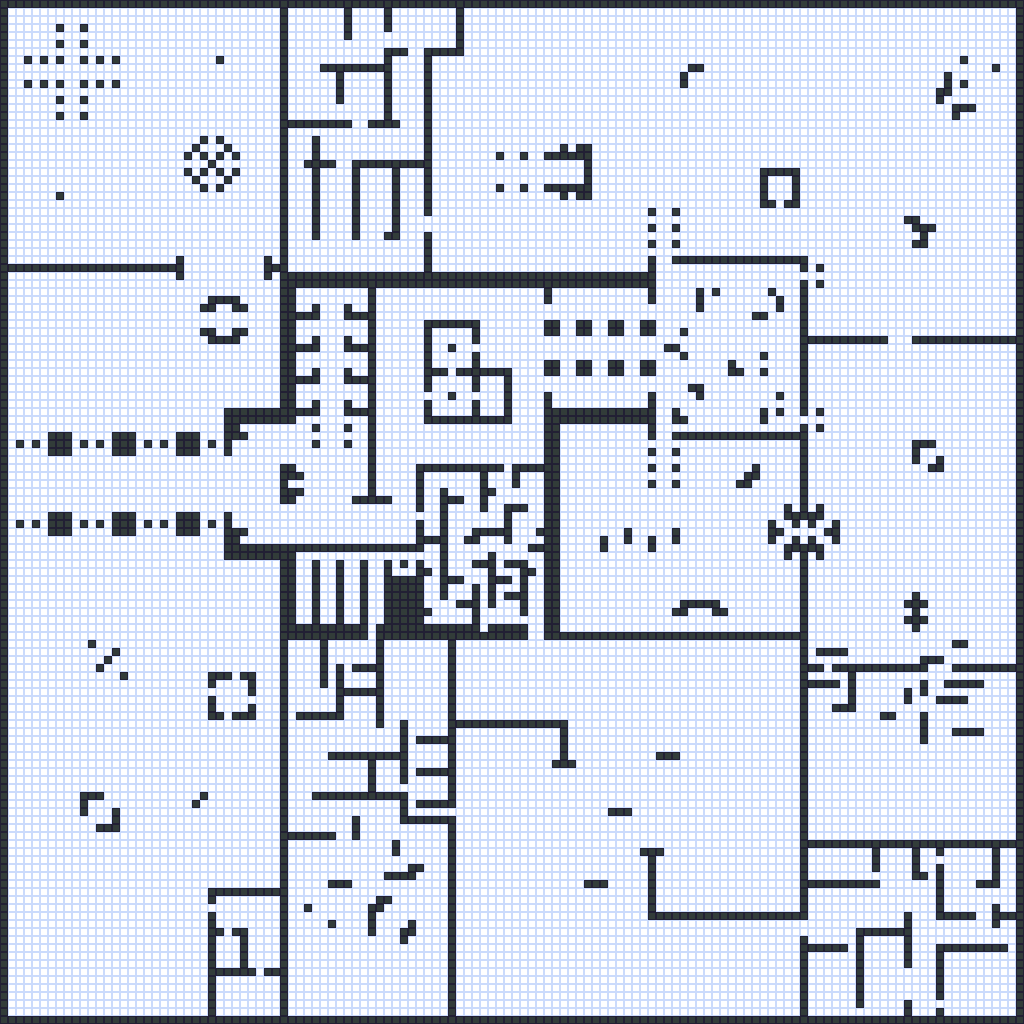

A 2D game scene composited from a Tiled map and its tileset images. What follows is a short description and the map's XML, with each tile layer's data collapsed to a summary:
An orthogonal 128x128 tile map with 8x8 px tiles, 1 tile layer (tile) and 32 objects (16x spawn, 8x gun0, 4x gun1, 2x gun2, gun3, ...).

<map version="1.4" tiledversion="1.4.1" orientation="orthogonal" renderorder="right-down" width="128" height="128" tilewidth="8" tileheight="8" infinite="0" nextlayerid="3" nextobjectid="35">
 <tileset firstgid="1" name="tilemap" tilewidth="8" tileheight="8" tilecount="2" columns="2">
  <image source="tilemap.png" width="16" height="8" />
 </tileset>
 <layer id="1" name="tile" width="128" height="128">
  <data>[16384 cells, 16384 non-empty, 2 distinct tile ids]</data>
 </layer>
 <objectgroup id="2" name="gameObjects">
  <object id="1" type="spawn" x="222.5" y="317.5">
   <point />
  </object>
  <object id="3" type="spawn" x="71" y="69">
   <point />
  </object>
  <object id="4" type="spawn" x="359" y="303">
   <point />
  </object>
  <object id="5" type="spawn" x="465" y="613.5">
   <point />
  </object>
  <object id="6" type="spawn" x="487" y="393.5">
   <point />
  </object>
  <object id="7" type="spawn" x="780.5" y="189.5">
   <point />
  </object>
  <object id="8" type="spawn" x="551" y="173">
   <point />
  </object>
  <object id="9" type="spawn" x="583.5" y="458">
   <point />
  </object>
  <object id="10" type="spawn" x="970" y="319">
   <point />
  </object>
  <object id="11" type="spawn" x="878.5" y="757.5">
   <point />
  </object>
  <object id="12" type="spawn" x="956.5" y="898">
   <point />
  </object>
  <object id="13" type="spawn" x="727.5" y="750">
   <point />
  </object>
  <object id="14" type="spawn" x="531" y="978.5">
   <point />
  </object>
  <object id="15" type="spawn" x="362.5" y="734">
   <point />
  </object>
  <object id="16" type="spawn" x="95" y="934.5">
   <point />
  </object>
  <object id="17" type="spawn" x="73.3333" y="585.333">
   <point />
  </object>
  <object id="18" type="gun0" x="292" y="484">
   <point />
  </object>
  <object id="19" type="gun0" x="226.667" y="322">
   <point />
  </object>
  <object id="20" type="gun0" x="230.667" y="708">
   <point />
  </object>
  <object id="21" type="gun1" x="232.667" y="959.333">
   <point />
  </object>
  <object id="23" type="gun1" x="326" y="602">
   <point />
  </object>
  <object id="24" type="gun0" x="572" y="170">
   <point />
  </object>
  <object id="25" type="gun1" x="702" y="623.333">
   <point />
  </object>
  <object id="26" type="gun2" x="312.667" y="54.6667">
   <point />
  </object>
  <object id="27" type="gun2" x="356" y="962">
   <point />
  </object>
  <object id="28" type="gun3" x="972.667" y="805.333">
   <point />
  </object>
  <object id="29" type="gun4" x="971.333" y="995.333">
   <point />
  </object>
  <object id="30" type="gun0" x="980" y="82">
   <point />
  </object>
  <object id="31" type="gun0" x="927.333" y="457.333">
   <point />
  </object>
  <object id="32" type="gun0" x="816.667" y="858">
   <point />
  </object>
  <object id="33" type="gun0" x="603.333" y="834.667">
   <point />
  </object>
  <object id="34" type="gun1" x="377.333" y="194.667">
   <point />
  </object>
 </objectgroup>
</map>